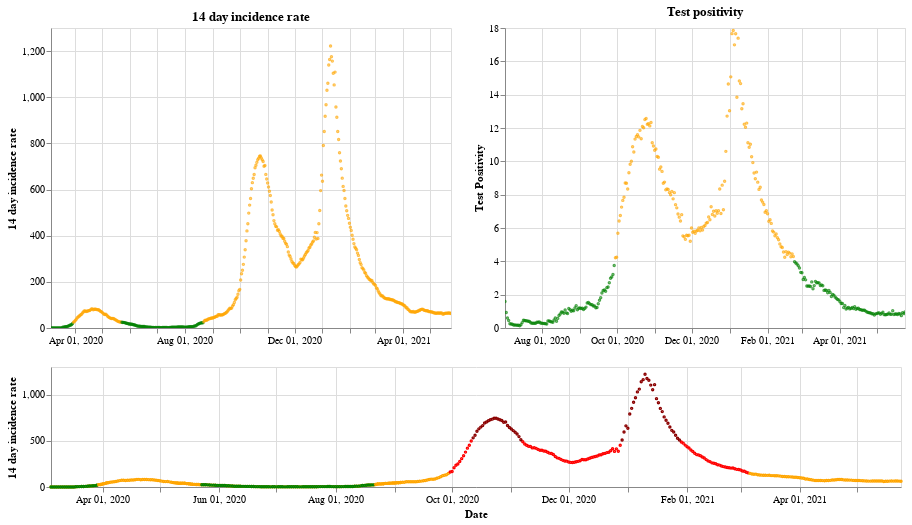

Here is the notebook cell this chart was saved with:
### Markdown cell above
## Northern Ireland

### Code cell
plot_traffic_light('Northern Ireland')

### Figure 1 — Vega-Lite specification as saved in the notebook (floating-point values rounded to 4 significant figures; data arrays with more than 128 entries replaced by an {"elided": "..."} marker saying what was removed)
{"config": {"view": {"continuousWidth": 400, "continuousHeight": 300}}, "vconcat": [{"hconcat": [{"mark": {"type": "point", "size": 2}, "encoding": {"color": {"condition": {"value": "green", "test": "(datum.twoWeeklyCasesRate <= 25)"}, "value": "orange"}, "tooltip": [{"type": "nominal", "field": "areaName"}, {"type": "temporal", "field": "date"}, {"type": "quantitative", "field": "twoWeeklyCasesRate"}, {"type": "quantitative", "field": "testPositivity"}], "x": {"type": "temporal", "axis": {"title": ""}, "field": "date", "scale": {"domain": {"selection": "DateBrush"}}, "timeUnit": "yearmonthdate"}, "y": {"type": "quantitative", "axis": {"title": "14 day incidence rate"}, "field": "twoWeeklyCasesRate"}}, "title": "14 day incidence rate", "width": 400}, {"mark": {"type": "point", "size": 2}, "encoding": {"color": {"condition": {"value": "green", "test": "(datum.testPositivity <= 4)"}, "value": "orange"}, "tooltip": [{"type": "nominal", "field": "areaName"}, {"type": "temporal", "field": "date"}, {"type": "quantitative", "field": "twoWeeklyCasesRate"}, {"type": "quantitative", "field": "testPositivity"}], "x": {"type": "temporal", "axis": {"title": ""}, "field": "date", "scale": {"domain": {"selection": "DateBrush"}}, "timeUnit": "yearmonthdate"}, "y": {"type": "quantitative", "axis": {"title": "Test Positivity"}, "field": "testPositivity"}}, "title": "Test positivity", "width": 400}]}, {"layer": [{"mark": {"type": "point", "size": 2}, "encoding": {"color": {"condition": {"value": "orange", "test": "((50 && datum.twoWeeklyCasesRate) < 150)"}, "value": "red"}, "opacity": {"condition": {"value": 1, "test": "((50 && datum.twoWeeklyCasesRate) < 500)"}, "value": 0}, "tooltip": [{"type": "nominal", "field": "areaName"}, {"type": "temporal", "field": "date"}, {"type": "quantitative", "field": "twoWeeklyCasesRate"}, {"type": "quantitative", "field": "testPositivity"}], "x": {"type": "temporal", "axis": {"title": "Date"}, "field": "date", "timeUnit": "yearmonthdate"}, "y": {"type": "quantitative", "axis": {"title": "14 day incidence rate"}, "field": "twoWeeklyCasesRate"}}, "selection": {"DateBrush": {"type": "interval", "encodings": ["x"], "fields": ["Time"]}}, "width": 850}, {"mark": {"type": "point", "size": 2}, "encoding": {"color": {"value": "darkred"}, "opacity": {"condition": {"value": 1, "test": "(datum.twoWeeklyCasesRate >= 500)"}, "value": 0}, "tooltip": [{"type": "nominal", "field": "areaName"}, {"type": "temporal", "field": "date"}, {"type": "quantitative", "field": "twoWeeklyCasesRate"}, {"type": "quantitative", "field": "testPositivity"}], "x": {"type": "temporal", "axis": {"title": "Date"}, "field": "date", "timeUnit": "yearmonthdate"}, "y": {"type": "quantitative", "axis": {"title": "14 day incidence rate"}, "field": "twoWeeklyCasesRate"}}, "width": 400}, {"mark": {"type": "point", "size": 2}, "encoding": {"color": {"condition": {"value": "green", "test": "((4 && datum.twoWeeklyCasesRate) < 25)"}, "value": "orange"}, "opacity": {"condition": {"value": 1, "test": "(datum.twoWeeklyCasesRate < 50)"}, "value": 0}, "tooltip": [{"type": "nominal", "field": "areaName"}, {"type": "temporal", "field": "date"}, {"type": "quantitative", "field": "twoWeeklyCasesRate"}, {"type": "quantitative", "field": "testPositivity"}], "x": {"type": "temporal", "axis": {"title": "Date"}, "field": "date", "timeUnit": "yearmonthdate"}, "y": {"type": "quantitative", "axis": {"title": "14 day incidence rate"}, "field": "twoWeeklyCasesRate"}}, "width": 400}], "height": 120, "width": 800}], "data": {"name": "data-abb83ed6c6d771e4dbb9748dfd6c9517"}, "$schema": "https://vega.github.io/schema/vega-lite/v4.8.1.json", "datasets": {"data-abb83ed6c6d771e4dbb9748dfd6c9517": {"elided": "446 records"}}}
